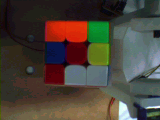
#> input picture src/python/ images/essa.png, 160 x 120 px, found by its file name
$ python cores.py
#> lines starting #> are read from the running program, lines starting #| are printed output that depends on the picture
import cv2
import numpy as np

def identificar_cor(rgb):
    # Mapear RGB para as cores do cubo
    azul = (8, 20, 72)
    amarelo = (96, 120, 24)
    branco = (96, 116, 120)
    vermelho = (72, 0, 8)
    laranja = (216, 40, 8)  # Aproximação de laranja
    verde = (8, 136, 40)

    cores = {
        "azul": azul,
        "amarelo": amarelo,
        "branco": branco,
        "vermelho": vermelho,
        "laranja": laranja,
        "verde": verde,
    }

    # Encontrar a cor mais próxima
    menor_distancia = float('inf')
    cor_encontrada = None
    for nome, valor in cores.items():
        distancia = np.linalg.norm(np.array(valor) - np.array(rgb))
        if distancia < menor_distancia:
            menor_distancia = distancia
            cor_encontrada = nome

    return cor_encontrada

def matriz_de_cores(imagem):
    # Carregar a imagem
    img = cv2.imread(imagem)  # Read image in BGR format (default)
#> img is the input picture: shape (120, 160, 3); mean B, G, R 56.9, 66.4, 74.4
    img = cv2.cvtColor(img, cv2.COLOR_BGR2RGB)  # Convert BGR to RGB

    # Redefinir tamanhos para garantir centralização
    h, w, _ = img.shape
#> h = 120; w = 160
    tamanho_celula = 10  # Tamanho fixo da célula

    # Matriz de cores
    matriz = []

    for i in range(3):  # Linhas
        linha = []
        for j in range(3):  # Colunas
            # Coordenadas do canto superior esquerdo e inferior direito do quadrado
            y1, x1 = 27 + i *(tamanho_celula + 12), 50 + j * (tamanho_celula + 12)
            y2, x2 = y1 + tamanho_celula, x1 + tamanho_celula


            # Recorte da célula
            celula = img[y1:y2, x1:x2]

            # Calcular a cor média da célula
            rgb_media = np.mean(celula, axis=(0, 1)).astype(int)
            print(f"Média RGB na célula ({i}, {j}): {rgb_media}")
            cor = identificar_cor(rgb_media)
            linha.append(cor)

            # Desenhar o quadrado ao redor da célula
            cv2.rectangle(img, (x1, y1), (x2, y2), (0, 255, 0), 2)  # Quadrado verde
        matriz.append(linha)
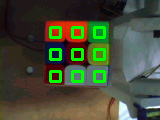
#> img: shape (120, 160, 3); mean R, G, B 69.1, 76.8, 54.4
#> after the loop, matriz = [['laranja', 'laranja', 'verde'], ['azul', 'vermelho', 'amarelo'], ['vermelho', 'branco', 'branco']]

    # Salvar e exibir a imagem processada
    img = cv2.cvtColor(img, cv2.COLOR_RGB2BGR)  # Convert RGB back to BGR for saving
    cv2.imwrite("cubo_processado.png", img)
    cv2.imshow("Cubo com quadrados", img)
    cv2.waitKey(0)
    cv2.destroyAllWindows()

    return matriz

# Testar a função com a imagem fornecida
imagem = "/home/barbara/Documents/Rubiks-Polibot/src/python/ images/essa.png"
resultado = matriz_de_cores(imagem)
#> resultado has the same summary as matriz in matriz_de_cores
print("Matriz de cores da face:")
for linha in resultado:
    print(linha)
#> this loop made 3 passes
#| ['laranja', 'laranja', 'verde']
#| ['azul', 'vermelho', 'amarelo']
#| ['vermelho', 'branco', 'branco']

$ run again, with src/python/ images/amarelo-sombra.png copied over src/python/ images/essa.png
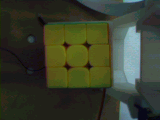
#> input picture src/python/ images/amarelo-sombra.png, 160 x 120 px, found by its file name
#> in matriz_de_cores, img is the input picture: shape (120, 160, 3); mean B, G, R 44.8, 61.9, 56.7
#> after the loop in matriz_de_cores, `for i in range(3):`:
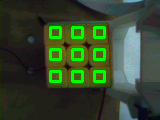
#> img: shape (120, 160, 3); mean R, G, B 52.1, 70.9, 43.5
#> after the loop in matriz_de_cores, `for i in range(3):`: matriz = [['amarelo', 'amarelo', 'amarelo'], ['amarelo', 'amarelo', 'amarelo'], ['amarelo', 'amarelo', 'amarelo']]
#> resultado has the same summary as matriz in matriz_de_cores
#> the loop `for linha in resultado:` made 3 passes
#| ['amarelo', 'amarelo', 'amarelo']
#| ['amarelo', 'amarelo', 'amarelo']
#| ['amarelo', 'amarelo', 'amarelo']

$ run again, with src/python/ images/amarelo.png copied over src/python/ images/essa.png
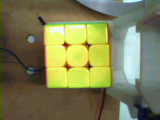
#> input picture src/python/ images/amarelo.png, 160 x 120 px, found by its file name
#> in matriz_de_cores, img is the input picture: shape (120, 160, 3); mean B, G, R 84.1, 125.2, 124.3
#> after the loop in matriz_de_cores, `for i in range(3):`:
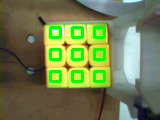
#> img: shape (120, 160, 3); mean R, G, B 112.3, 126.3, 78.7
#> after the loop in matriz_de_cores, `for i in range(3):`: matriz = [['branco', 'branco', 'amarelo'], ['branco', 'branco', 'amarelo'], ['branco', 'branco', 'amarelo']]
#> resultado has the same summary as matriz in matriz_de_cores
#> the loop `for linha in resultado:` made 3 passes
#| ['branco', 'branco', 'amarelo']
#| ['branco', 'branco', 'amarelo']
#| ['branco', 'branco', 'amarelo']

$ run again, with src/python/ images/azul.png copied over src/python/ images/essa.png
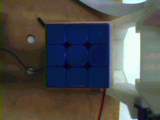
#> input picture src/python/ images/azul.png, 160 x 120 px, found by its file name
#> in matriz_de_cores, img is the input picture: shape (120, 160, 3); mean B, G, R 77.8, 79, 79.6
#> after the loop in matriz_de_cores, `for i in range(3):`:
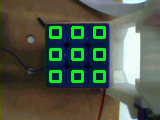
#> img: shape (120, 160, 3); mean R, G, B 79.2, 91.4, 73.7
#> after the loop in matriz_de_cores, `for i in range(3):`: matriz = [['azul', 'azul', 'azul'], ['azul', 'azul', 'azul'], ['azul', 'azul', 'azul']]
#> resultado has the same summary as matriz in matriz_de_cores
#> the loop `for linha in resultado:` made 3 passes
#| ['azul', 'azul', 'azul']
#| ['azul', 'azul', 'azul']
#| ['azul', 'azul', 'azul']
